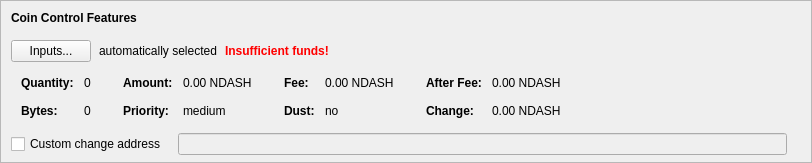
    <widget class="QFrame" name="frameCoinControl">
     <property name="sizePolicy">
      <sizepolicy hsizetype="Expanding" vsizetype="Expanding">
       <horstretch>0</horstretch>
       <verstretch>0</verstretch>
      </sizepolicy>
     </property>
     <property name="maximumSize">
      <size>
       <width>16777215</width>
       <height>16777215</height>
      </size>
     </property>
     <property name="frameShape">
      <enum>QFrame::StyledPanel</enum>
     </property>
     <property name="frameShadow">
      <enum>QFrame::Sunken</enum>
     </property>
     <layout class="QVBoxLayout" name="verticalLayoutCoinControl2">
      <property name="spacing">
       <number>0</number>
      </property>
      <property name="leftMargin">
       <number>0</number>
      </property>
      <property name="topMargin">
       <number>0</number>
      </property>
      <property name="rightMargin">
       <number>0</number>
      </property>
      <property name="bottomMargin">
       <number>6</number>
      </property>
      <item>
       <layout class="QVBoxLayout" name="verticalLayoutCoinControl" stretch="0,0,0,0,1">
        <property name="spacing">
         <number>0</number>
        </property>
        <property name="leftMargin">
         <number>10</number>
        </property>
        <property name="topMargin">
         <number>10</number>
        </property>
        <item>
         <layout class="QHBoxLayout" name="horizontalLayoutCoinControl1">
          <property name="bottomMargin">
           <number>15</number>
          </property>
          <item>
           <widget class="QLabel" name="labelCoinControlFeatures">
            <property name="sizePolicy">
             <sizepolicy hsizetype="Preferred" vsizetype="Maximum">
              <horstretch>0</horstretch>
              <verstretch>0</verstretch>
             </sizepolicy>
            </property>
            <property name="font">
             <font>
              <weight>75</weight>
              <bold>true</bold>
             </font>
            </property>
            <property name="styleSheet">
             <string notr="true">font-weight:bold;</string>
            </property>
            <property name="text">
             <string>Coin Control Features</string>
            </property>
           </widget>
          </item>
         </layout>
        </item>
        <item>
         <layout class="QHBoxLayout" name="horizontalLayoutCoinControl2" stretch="0,0,0,0">
          <property name="spacing">
           <number>8</number>
          </property>
          <property name="bottomMargin">
           <number>10</number>
          </property>
          <item>
           <widget class="QPushButton" name="pushButtonCoinControl">
            <property name="styleSheet">
             <string notr="true"/>
            </property>
            <property name="text">
             <string>Inputs...</string>
            </property>
            <property name="autoDefault">
             <bool>false</bool>
            </property>
           </widget>
          </item>
          <item>
           <widget class="QLabel" name="labelCoinControlAutomaticallySelected">
            <property name="text">
             <string>automatically selected</string>
            </property>
            <property name="margin">
             <number>5</number>
            </property>
           </widget>
          </item>
          <item>
           <widget class="QLabel" name="labelCoinControlInsuffFunds">
            <property name="font">
             <font>
              <weight>75</weight>
              <bold>true</bold>
             </font>
            </property>
            <property name="styleSheet">
             <string notr="true">color:red;font-weight:bold;</string>
            </property>
            <property name="text">
             <string>Insufficient funds!</string>
            </property>
            <property name="margin">
             <number>5</number>
            </property>
           </widget>
          </item>
          <item>
           <spacer name="horizontalSpacerCoinControl">
            <property name="orientation">
             <enum>Qt::Horizontal</enum>
            </property>
            <property name="sizeHint" stdset="0">
             <size>
              <width>40</width>
              <height>1</height>
             </size>
            </property>
           </spacer>
          </item>
         </layout>
        </item>
        <item>
         <widget class="QWidget" name="widgetCoinControl" native="true">
          <property name="sizePolicy">
           <sizepolicy hsizetype="Preferred" vsizetype="Preferred">
            <horstretch>0</horstretch>
            <verstretch>0</verstretch>
           </sizepolicy>
          </property>
          <property name="minimumSize">
           <size>
            <width>0</width>
            <height>0</height>
           </size>
          </property>
          <property name="styleSheet">
           <string notr="true"/>
          </property>
          <layout class="QHBoxLayout" name="horizontalLayoutCoinControl5">
           <property name="leftMargin">
            <number>0</number>
           </property>
           <property name="topMargin">
            <number>0</number>
           </property>
           <property name="rightMargin">
            <number>0</number>
           </property>
           <property name="bottomMargin">
            <number>0</number>
           </property>
           <item>
            <layout class="QHBoxLayout" name="horizontalLayoutCoinControl3" stretch="0,0,0,1">
             <property name="spacing">
              <number>20</number>
             </property>
             <property name="topMargin">
              <number>0</number>
             </property>
             <property name="bottomMargin">
              <number>10</number>
             </property>
             <item>
              <layout class="QFormLayout" name="formLayoutCoinControl1">
               <property name="horizontalSpacing">
                <number>10</number>
               </property>
               <property name="verticalSpacing">
                <number>14</number>
               </property>
               <property name="leftMargin">
                <number>10</number>
               </property>
               <property name="topMargin">
                <number>4</number>
               </property>
               <property name="rightMargin">
                <number>6</number>
               </property>
               <item row="0" column="0">
                <widget class="QLabel" name="labelCoinControlQuantityText">
                 <property name="font">
                  <font>
                   <weight>75</weight>
                   <bold>true</bold>
                  </font>
                 </property>
                 <property name="text">
                  <string>Quantity:</string>
                 </property>
                 <property name="margin">
                  <number>0</number>
                 </property>
                </widget>
               </item>
               <item row="0" column="1">
                <widget class="QLabel" name="labelCoinControlQuantity">
                 <property name="cursor">
                  <cursorShape>IBeamCursor</cursorShape>
                 </property>
                 <property name="contextMenuPolicy">
                  <enum>Qt::ActionsContextMenu</enum>
                 </property>
                 <property name="text">
                  <string notr="true">0</string>
                 </property>
                 <property name="margin">
                  <number>0</number>
                 </property>
                 <property name="textInteractionFlags">
                  <set>Qt::LinksAccessibleByMouse|Qt::TextSelectableByKeyboard|Qt::TextSelectableByMouse</set>
                 </property>
                </widget>
               </item>
               <item row="1" column="0">
                <widget class="QLabel" name="labelCoinControlBytesText">
                 <property name="font">
                  <font>
                   <weight>75</weight>
                   <bold>true</bold>
                  </font>
                 </property>
                 <property name="text">
                  <string>Bytes:</string>
                 </property>
                </widget>
               </item>
               <item row="1" column="1">
                <widget class="QLabel" name="labelCoinControlBytes">
                 <property name="cursor">
                  <cursorShape>IBeamCursor</cursorShape>
                 </property>
                 <property name="contextMenuPolicy">
                  <enum>Qt::ActionsContextMenu</enum>
                 </property>
                 <property name="text">
                  <string notr="true">0</string>
                 </property>
                 <property name="textInteractionFlags">
                  <set>Qt::LinksAccessibleByMouse|Qt::TextSelectableByKeyboard|Qt::TextSelectableByMouse</set>
                 </property>
                </widget>
               </item>
              </layout>
             </item>
             <item>
              <layout class="QFormLayout" name="formLayoutCoinControl2">
               <property name="horizontalSpacing">
                <number>10</number>
               </property>
               <property name="verticalSpacing">
                <number>14</number>
               </property>
               <property name="leftMargin">
                <number>6</number>
               </property>
               <property name="topMargin">
                <number>4</number>
               </property>
               <property name="rightMargin">
                <number>6</number>
               </property>
               <item row="0" column="0">
                <widget class="QLabel" name="labelCoinControlAmountText">
                 <property name="font">
                  <font>
                   <weight>75</weight>
                   <bold>true</bold>
                  </font>
                 </property>
                 <property name="text">
                  <string>Amount:</string>
                 </property>
                 <property name="margin">
                  <number>0</number>
                 </property>
                </widget>
               </item>
               <item row="0" column="1">
                <widget class="QLabel" name="labelCoinControlAmount">
                 <property name="cursor">
                  <cursorShape>IBeamCursor</cursorShape>
                 </property>
                 <property name="contextMenuPolicy">
                  <enum>Qt::ActionsContextMenu</enum>
                 </property>
                 <property name="text">
                  <string notr="true">0.00 NDASH</string>
                 </property>
                 <property name="textInteractionFlags">
                  <set>Qt::LinksAccessibleByMouse|Qt::TextSelectableByKeyboard|Qt::TextSelectableByMouse</set>
                 </property>
                </widget>
               </item>
               <item row="1" column="0">
                <widget class="QLabel" name="labelCoinControlPriorityText">
                 <property name="font">
                  <font>
                   <weight>75</weight>
                   <bold>true</bold>
                  </font>
                 </property>
                 <property name="text">
                  <string>Priority:</string>
                 </property>
                </widget>
               </item>
               <item row="1" column="1">
                <widget class="QLabel" name="labelCoinControlPriority">
                 <property name="cursor">
                  <cursorShape>IBeamCursor</cursorShape>
                 </property>
                 <property name="contextMenuPolicy">
                  <enum>Qt::ActionsContextMenu</enum>
                 </property>
                 <property name="text">
                  <string>medium</string>
                 </property>
                 <property name="textInteractionFlags">
                  <set>Qt::LinksAccessibleByMouse|Qt::TextSelectableByKeyboard|Qt::TextSelectableByMouse</set>
                 </property>
                </widget>
               </item>
              </layout>
             </item>
             <item>
              <layout class="QFormLayout" name="formLayoutCoinControl3">
               <property name="horizontalSpacing">
                <number>10</number>
               </property>
               <property name="verticalSpacing">
                <number>14</number>
               </property>
               <property name="leftMargin">
                <number>6</number>
               </property>
               <property name="topMargin">
                <number>4</number>
               </property>
               <property name="rightMargin">
                <number>6</number>
               </property>
               <item row="0" column="0">
                <widget class="QLabel" name="labelCoinControlFeeText">
                 <property name="font">
                  <font>
                   <weight>75</weight>
                   <bold>true</bold>
                  </font>
                 </property>
                 <property name="text">
                  <string>Fee:</string>
                 </property>
                 <property name="margin">
                  <number>0</number>
                 </property>
                </widget>
               </item>
               <item row="0" column="1">
                <widget class="QLabel" name="labelCoinControlFee">
                 <property name="cursor">
                  <cursorShape>IBeamCursor</cursorShape>
                 </property>
                 <property name="contextMenuPolicy">
                  <enum>Qt::ActionsContextMenu</enum>
                 </property>
                 <property name="text">
                  <string notr="true">0.00 NDASH</string>
                 </property>
                 <property name="textInteractionFlags">
                  <set>Qt::LinksAccessibleByMouse|Qt::TextSelectableByKeyboard|Qt::TextSelectableByMouse</set>
                 </property>
                </widget>
               </item>
               <item row="1" column="0">
                <widget class="QLabel" name="labelCoinControlLowOutputText">
                 <property name="font">
                  <font>
                   <weight>75</weight>
                   <bold>true</bold>
                  </font>
                 </property>
                 <property name="text">
                  <string>Dust:</string>
                 </property>
                </widget>
               </item>
               <item row="1" column="1">
                <widget class="QLabel" name="labelCoinControlLowOutput">
                 <property name="cursor">
                  <cursorShape>IBeamCursor</cursorShape>
                 </property>
                 <property name="contextMenuPolicy">
                  <enum>Qt::ActionsContextMenu</enum>
                 </property>
                 <property name="text">
                  <string>no</string>
                 </property>
                 <property name="textInteractionFlags">
                  <set>Qt::LinksAccessibleByMouse|Qt::TextSelectableByKeyboard|Qt::TextSelectableByMouse</set>
                 </property>
                </widget>
               </item>
              </layout>
             </item>
             <item>
              <layout class="QFormLayout" name="formLayoutCoinControl4">
               <property name="horizontalSpacing">
                <number>10</number>
               </property>
               <property name="verticalSpacing">
                <number>14</number>
               </property>
               <property name="leftMargin">
                <number>6</number>
               </property>
               <property name="topMargin">
                <number>4</number>
               </property>
               <property name="rightMargin">
                <number>6</number>
               </property>
               <item row="0" column="0">
                <widget class="QLabel" name="labelCoinControlAfterFeeText">
                 <property name="font">
                  <font>
                   <weight>75</weight>
                   <bold>true</bold>
                  </font>
                 </property>
                 <property name="text">
                  <string>After Fee:</string>
                 </property>
                 <property name="margin">
                  <number>0</number>
                 </property>
                </widget>
               </item>
               <item row="0" column="1">
                <widget class="QLabel" name="labelCoinControlAfterFee">
                 <property name="cursor">
                  <cursorShape>IBeamCursor</cursorShape>
                 </property>
                 <property name="contextMenuPolicy">
                  <enum>Qt::ActionsContextMenu</enum>
                 </property>
                 <property name="text">
                  <string notr="true">0.00 NDASH</string>
                 </property>
                 <property name="textInteractionFlags">
                  <set>Qt::LinksAccessibleByMouse|Qt::TextSelectableByKeyboard|Qt::TextSelectableByMouse</set>
                 </property>
                </widget>
               </item>
               <item row="1" column="0">
                <widget class="QLabel" name="labelCoinControlChangeText">
                 <property name="font">
                  <font>
                   <weight>75</weight>
                   <bold>true</bold>
                  </font>
                 </property>
                 <property name="text">
                  <string>Change:</string>
                 </property>
                </widget>
               </item>
               <item row="1" column="1">
                <widget class="QLabel" name="labelCoinControlChange">
                 <property name="cursor">
                  <cursorShape>IBeamCursor</cursorShape>
                 </property>
                 <property name="contextMenuPolicy">
                  <enum>Qt::ActionsContextMenu</enum>
                 </property>
                 <property name="text">
                  <string notr="true">0.00 NDASH</string>
                 </property>
                 <property name="textInteractionFlags">
                  <set>Qt::LinksAccessibleByMouse|Qt::TextSelectableByKeyboard|Qt::TextSelectableByMouse</set>
                 </property>
                </widget>
               </item>
              </layout>
             </item>
            </layout>
           </item>
          </layout>
         </widget>
        </item>
        <item>
         <layout class="QHBoxLayout" name="horizontalLayoutCoinControl4" stretch="0,0,0">
          <property name="spacing">
           <number>12</number>
          </property>
          <property name="sizeConstraint">
           <enum>QLayout::SetDefaultConstraint</enum>
          </property>
          <property name="topMargin">
           <number>5</number>
          </property>
          <property name="rightMargin">
           <number>5</number>
          </property>
          <item>
           <widget class="QCheckBox" name="checkBoxCoinControlChange">
            <property name="toolTip">
             <string>If this is activated, but the change address is empty or invalid, change will be sent to a newly generated address.</string>
            </property>
            <property name="text">
             <string>Custom change address</string>
            </property>
           </widget>
          </item>
          <item>
           <widget class="QValidatedLineEdit" name="lineEditCoinControlChange">
            <property name="enabled">
             <bool>false</bool>
            </property>
            <property name="sizePolicy">
             <sizepolicy hsizetype="Expanding" vsizetype="Fixed">
              <horstretch>0</horstretch>
              <verstretch>0</verstretch>
             </sizepolicy>
            </property>
           </widget>
          </item>
          <item>
           <widget class="QLabel" name="labelCoinControlChangeLabel">
            <property name="sizePolicy">
             <sizepolicy hsizetype="Preferred" vsizetype="Expanding">
              <horstretch>0</horstretch>
              <verstretch>0</verstretch>
             </sizepolicy>
            </property>
            <property name="minimumSize">
             <size>
              <width>0</width>
              <height>0</height>
             </size>
            </property>
            <property name="text">
             <string/>
            </property>
            <property name="margin">
             <number>3</number>
            </property>
           </widget>
          </item>
         </layout>
        </item>
        <item>
         <spacer name="verticalSpacerCoinControl">
          <property name="orientation">
           <enum>Qt::Vertical</enum>
          </property>
          <property name="sizeHint" stdset="0">
           <size>
            <width>800</width>
            <height>1</height>
           </size>
          </property>
         </spacer>
        </item>
       </layout>
      </item>
     </layout>
    </widget>
